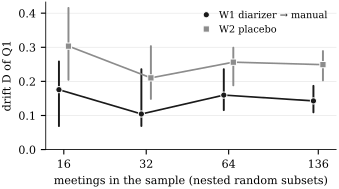

Here is the Python script that generated this plot:
"""Fig. 5 (post-hoc, D5): Q1 drift of W1 and W2 on nested random subsets of the AMI meetings outside dev/eval
(second model), median and 95% interval, against the number of meetings.

    python paper/figs/scale.py     # reads reports/explore_scale.json -> paper/figs/scale.pdf
"""
import json
from pathlib import Path

import matplotlib
matplotlib.use("Agg")
import matplotlib.pyplot as plt

ROOT = Path(__file__).resolve().parents[2]
INK, GRAY = "#1a1a1a", "#8c8c8c"
sc = json.loads((ROOT / "reports" / "explore_scale.json").read_text())

plt.rcParams.update({"font.family": "serif", "font.size": 8, "axes.linewidth": 0.6, "pdf.fonttype": 42})
fig, ax = plt.subplots(figsize=(3.4, 1.9))
for w, color, marker, dx, label in (("W1", INK, "o", 0.96, "W1 diarizer → manual"), ("W2", GRAY, "s", 1.04, "W2 placebo")):
    nested = sc["pairs"][w]["Q1"]["nested"]
    ks = sorted(nested, key=int)
    xs = [int(k) * dx for k in ks]
    meds = [nested[k]["median"] for k in ks]
    ax.plot(xs, meds, color=color, lw=1.2, zorder=2)
    for x, k in zip(xs, ks):
        ax.plot([x, x], nested[k]["ci"], color=color, lw=1.4, solid_capstyle="round")
    ax.plot(xs, meds, marker, color=color, ms=4.5, mec="white", mew=0.7, zorder=3, label=label)
ax.set_xscale("log", base=2)
ks = sorted(sc["pairs"]["W1"]["Q1"]["nested"], key=int)
ax.set_xticks([int(k) for k in ks])
ax.set_xticklabels(ks)
ax.set_ylim(0, None)
ax.set_xlabel("meetings in the sample (nested random subsets)")
ax.set_ylabel("drift D of Q1")
ax.legend(loc="upper right", frameon=False, fontsize=7, handletextpad=0.3)
ax.grid(axis="y", color="#e6e6e6", lw=0.5)
ax.set_axisbelow(True)
for s in ("top", "right"):
    ax.spines[s].set_visible(False)
fig.tight_layout(pad=0.3)
fig.savefig(Path(__file__).with_name("scale.pdf"), bbox_inches="tight", pad_inches=0.02)
fig.savefig(Path(__file__).with_name("scale.png"), dpi=200, bbox_inches="tight", pad_inches=0.02)
